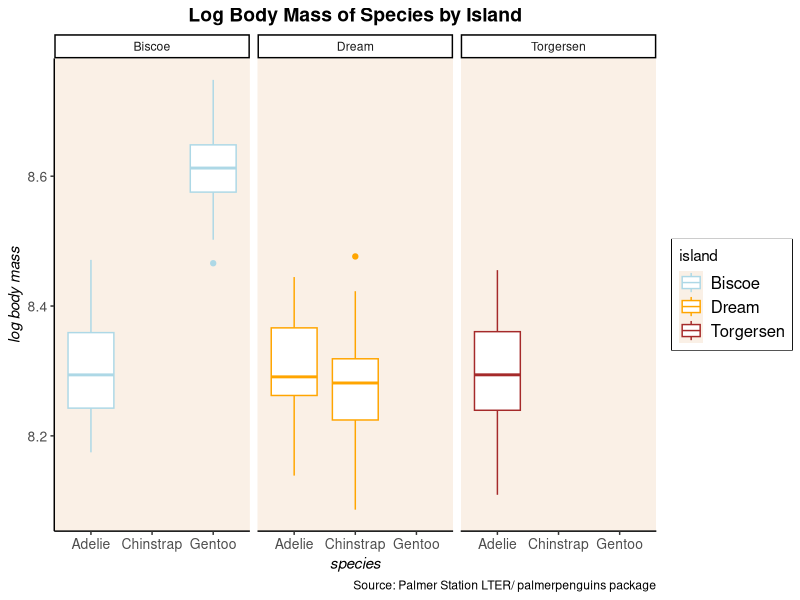
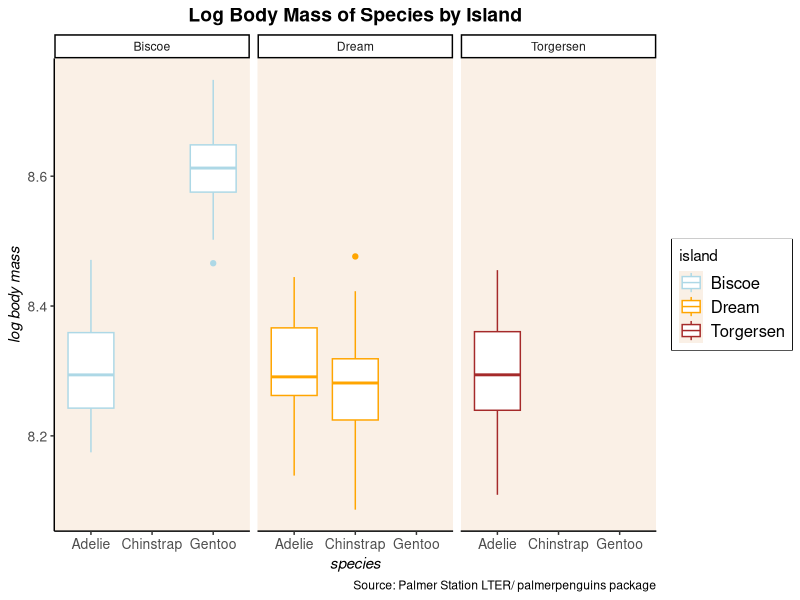

R code for these plots, in order:
### Homework: dplyr wrangling ###
### Created by: Fuamai Tago 
### Created on: 2026-09-20
###############################################


###purpose: practice more codes and wrangling dplyr

#Load libraries 
library(palmerpenguins)
library(dplyr)
library(tidyverse)
library(here)
library (ggplot2)

#View and load data 
view(penguins) 
glimpse(penguins) 
head(penguins)


#Homework 4a - calculates the mean and variance of body mass by species, island, and sex without any NAs
#penguins_mean to rename this new column
#use piping to make it easy 
#drop.na() to remove NA's in dataframes
#group_ by () to group species, island and sex 
#summarise() to calculate for mean and put into new column

penguin_mean <- penguins

penguin_mean |>
  drop_na(sex) |>
  group_by(species, island, sex) |>
  summarise(mean_bodymass = mean (body_mass_g,na.rm = TRUE), #mean for bodymass among island, species, sex
            var_bodymass = var(body_mass_g, na.rm = TRUE), # looking for variance of bodymass among the island, species and sex
            n = n()) #look at sample size of group

#Homework 4b - filter out (i.e. excludes) male penguins, then calculates the log body mass, then selects only the columns for species, island, sex, and log body mass, then use these data to make any plot

penguin_plot <- penguins 

penguin_plot |>
  filter(sex == "male") |>
  mutate(log_bm = log(body_mass_g)) |>
  select(Spp = species, island, sex, log_bm) |>
  ggplot(aes(x = Spp, y = log_bm, color = island)) +
           geom_boxplot() + 
           facet_wrap(~island) +
           labs(title = "Log Body Mass of Species by Island", x = "species",
                y = "log body mass", caption = "Source: Palmer Station LTER/ palmerpenguins package") + 
           scale_color_manual(values = c("lightblue","orange", "brown"))+ 
           theme_classic()+
           theme(plot.title = element_text(face = "bold", size = 14, hjust = 0.5),
                 plot.subtitle = element_text(face = "bold", size = 12, hjust = 0.5),
                 axis.title = element_text(face = "italic", size = 11, hjust = 0.5),
                 axis.text.x = element_text(size = 10),
                 axis.text.y = element_text(size = 10),
                 legend.box.background = element_rect(fill="linen"),
                 legend.text = element_text(size = 12),
                 panel.background = element_rect(fill = "linen"))

ggsave(here("Week_04","output","penguin_logmass.png"), width = 8)
         
         

         
